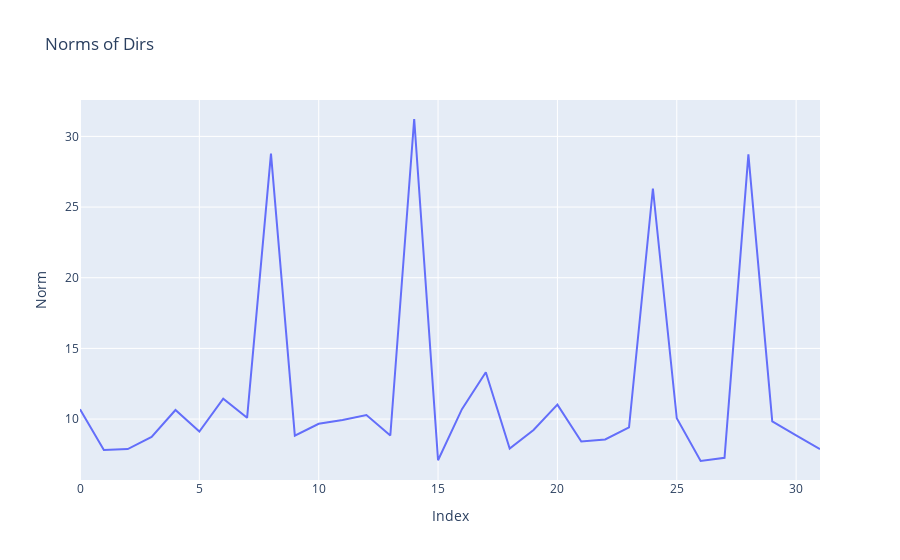

Notebook code cell kept with this figure:
### Code cell
norms = [np.linalg.norm(dirs[key]) for key in dirs]

fig = go.Figure(data=go.Scatter(x=list(range(len(norms))), y=norms, mode='lines'))
fig.update_layout(title='Norms of Dirs', xaxis_title='Index', yaxis_title='Norm')
fig.show()

### Figure 1 — Plotly figure (JSON) as saved in the notebook; plotly's stock layout.template omitted (floating-point values rounded to 4 significant figures)
{"data": [{"mode": "lines", "type": "scatter", "x": [0, 1, 2, 3, 4, 5, 6, 7, 8, 9, 10, 11, 12, 13, 14, 15, 16, 17, 18, 19, 20, 21, 22, 23, 24, 25, 26, 27, 28, 29, 30, 31], "y": [10.7, 7.806, 7.877, 8.731, 10.64, 9.12, 11.44, 10.09, 28.78, 8.823, 9.666, 9.937, 10.28, 8.835, 31.23, 7.085, 10.7, 13.32, 7.914, 9.223, 11.02, 8.407, 8.56, 9.413, 26.31, 10.05, 7.032, 7.257, 28.72, 9.832, 8.837, 7.877]}], "layout": {"title": {"text": "Norms of Dirs"}, "xaxis": {"title": {"text": "Index"}}, "yaxis": {"title": {"text": "Norm"}}}}
